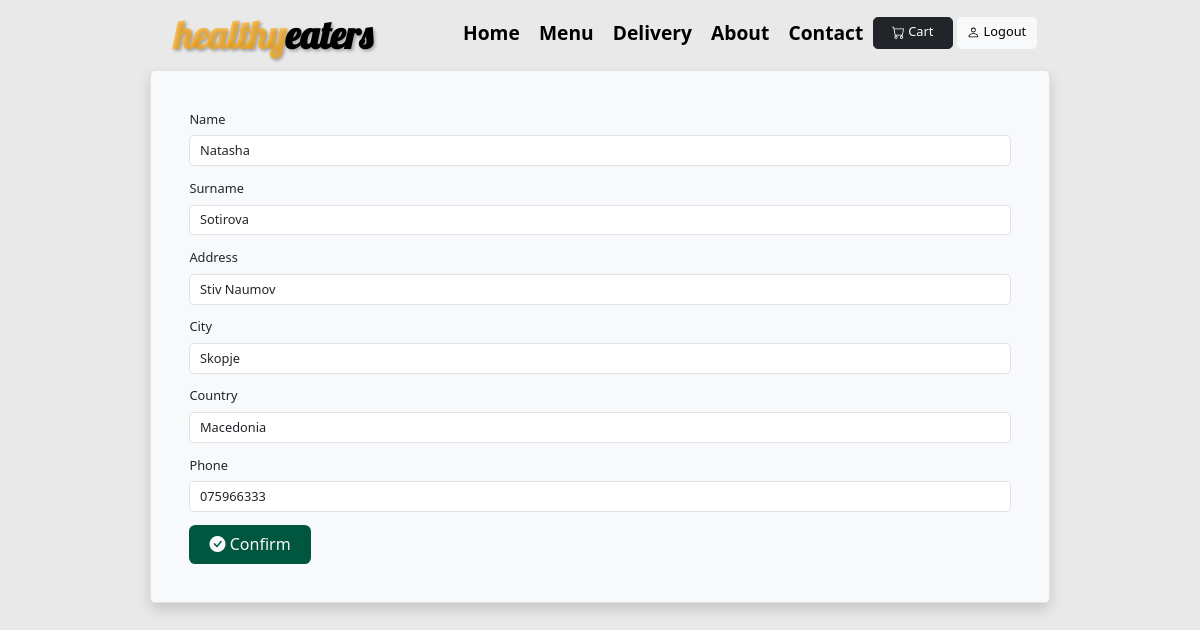
The page /deliveryinfo/ (signed in) on the database its author committed.
### foodApp/models.py (models this page shows, shortened)
class DeliveryInfo(models.Model):
    user=models.ForeignKey(CustomUser, on_delete=models.CASCADE)
    name=models.CharField(max_length=100)
    surname=models.CharField(max_length=100)
    address=models.CharField(max_length=100)
    city=models.CharField(max_length=100)
    country=models.CharField(max_length=100)
    phone=models.CharField(max_length=100)

### foodApp/views.py (the view)
# urls.py: path('deliveryinfo/', place_order, name='confirm_delivery'),
def place_order(request):
    user = request.user
    delivery_info = None
    try:
        delivery_info = DeliveryInfo.objects.get(user=user)
        initial_data = {
            'name': delivery_info.name,
            'surname': delivery_info.surname,
            'address': delivery_info.address,
            'city': delivery_info.city,
            'country': delivery_info.country,
            'phone': delivery_info.phone,
        }
    except DeliveryInfo.DoesNotExist:
        initial_data = {}
    if request.method == 'POST':
        form = DeliveryInfoForm(request.POST)
        if form.is_valid():
            if delivery_info:
                delivery_info.name = form.cleaned_data['name']
                delivery_info.surname = form.cleaned_data['surname']
                delivery_info.address = form.cleaned_data['address']
                delivery_info.city = form.cleaned_data['city']
                delivery_info.country = form.cleaned_data['country']
                delivery_info.phone = form.cleaned_data['phone']
                delivery_info.save()
            else:
                delivery_info = DeliveryInfo.objects.create(
                    user=user,
                    name=form.cleaned_data['name'],
                    surname=form.cleaned_data['surname'],
                    address=form.cleaned_data['address'],
                    city=form.cleaned_data['city'],
                    country=form.cleaned_data['country'],
                    phone=form.cleaned_data['phone']
                )
            cart_items = Cart.objects.filter(user=user)
            total_price = 0
            for item in cart_items:
                item.total_price = item.quantity * item.food.price
                total_price += item.total_price
            order = Order.objects.create(
                user=user,
                delivery_info=delivery_info,
                total_price=total_price
            )
            return redirect('/confirmed')
    else:
        form = DeliveryInfoForm(initial=initial_data)
    return render(request, 'deliveryinfo.html', {'form': form})

### foodApp/forms.py
class DeliveryInfoForm(forms.ModelForm):
    class Meta:
        model = DeliveryInfo
        exclude = ('user',)
    def __init__(self, *args, **kwargs):
        super().__init__(*args, **kwargs)
        for field in self.visible_fields():
            field.field.widget.attrs["class"] = "form-control"
        for field_name, field in self.fields.items():
            field.initial = ''

### foodApp/templates/deliveryinfo.html (shortened to what this page needs)
{% extends 'nav.html' %}
{% block content %}
<form method="POST" action="{% url 'confirm_delivery' %}" class="w-75 m-auto form-control  rounded shadow bg-light p-5 m-auto">
  <div class="mb-3">
    <label for="name" class="form-label">Name</label>
    <input type="text" id="name" name="name" class="form-control" value="{{ form.name.value }}">
  </div>
  <div class="mb-3">
    <label for="surname" class="form-label">Surname</label>
    <input type="text" id="surname" name="surname" class="form-control" value="{{ form.surname.value }}">
  </div>
  <div class="mb-3">
    <label for="address" class="form-label">Address</label>
    <input type="text" id="address" name="address" class="form-control" value="{{ form.address.value }}">
  </div>
  <div class="mb-3">
    <label for="city" class="form-label">City</label>
    <input type="text" id="city" name="city" class="form-control" value="{{ form.city.value }}">
  </div>
  <div class="mb-3">
    <label for="country" class="form-label">Country</label>
    <input type="text" id="country" name="country" class="form-control" value="{{ form.country.value }}">
  </div>
  <div class="mb-3">
    <label for="phone" class="form-label">Phone</label>
    <input type="text" id="phone" name="phone" class="form-control" value="{{ form.phone.value }}">
  </div>
    <button class="btn btn-lg text-light px-4 py-2"  style="background-color: #00563FFF"type="submit"><i class="bi bi-check-circle-fill"></i> Confirm</button>
</form>
{% endblock %}

### foodApp/templates/nav.html (shortened to what this page needs)
<!DOCTYPE html>
<html lang="en">
<head>
    <link href="https://cdn.jsdelivr.net/npm/bootstrap@5.3.0/dist/css/bootstrap.min.css" rel="stylesheet"
>
    <link rel="stylesheet" href="https://cdn.jsdelivr.net/npm/bootstrap-icons@1.5.0/font/bootstrap-icons.css">
</head>
<body style=" background-image: url(''); background-color: whitesmoke;">
<div class="container">
    <nav class="navbar navbar-expand-lg">
        <div class="container-fluid">
            <div class="d-inline-block  btn rounded-0  text-center justify-content-center">
                <a class="text-center text-decoration-none h4 logo" style=" color: #ffa400a3" href="/">healthy<b style="color: black!important;">eaters</b></a>
            </div>
            <div class="collapse navbar-collapse justify-content-end text-light" id="navbarNavAltMarkup">
                <div class="navbar-nav">
                    <h4><a class="nav-link text-color  fw-bold h3 m-1 rounded text-outline"
                           href="/">Home</a></h4>
                           <h4><a class="nav-link text-color  fw-bold h3 m-1 rounded text-outline"
                            href="#menu">Menu</a></h4>
                            <h4><a class="nav-link text-color  fw-bold h3 m-1 rounded text-outline"
                                href="/">Delivery</a></h4>
                                <h4><a class="nav-link text-color  fw-bold h3 m-1 rounded text-outline"
                                    href="#about">About</a></h4>
                                    <h4><a class="nav-link text-color  fw-bold h3 m-1 rounded text-outline"
                                        href="/contact">Contact</a></h4>
                    {% if user.is_authenticated %}
                    <a href="/cart" type="button" class="btn btn-dark" style="width: 100px; height: 40px; margin-right: 5px; margin-top: 7px;">
                        Cart
    </a>
                    {% endif %}
                    {% if user.is_authenticated %}
                               <a href="{% url 'logout' %}" type="button" class="btn btn-light" style="width: 100px; height: 40px; margin-top: 7px;">
                                Logout
            </a>
                    {% endif %}
                </div>
            </div>
        </div>
    </nav>
</div>
{% block content %}
{% endblock %}
</body>

### foodApp/templates/nav.html (style rules this page uses)
html { zoom: 80%; }
body::before { content: ""; position: fixed; top: 0; left: 0; width: 100%; height: 100%; background-color: rgba(0, 0, 0, 0.05); z-index: -1; pointer-events: none; }
.text-color { color: black; }
.logo { font-family: 'Lobster', cursive; font-size: 48px; font-weight: bold; color: #00563FFF; text-shadow: 2px 2px 4px rgba(0, 0, 0, 0.3); }

### rows shown on the page
DeliveryInfo: name "Natasha", surname "Sotirova", address "Stiv Naumov", city "Skopje", country "Macedonia", phone "075966333"
